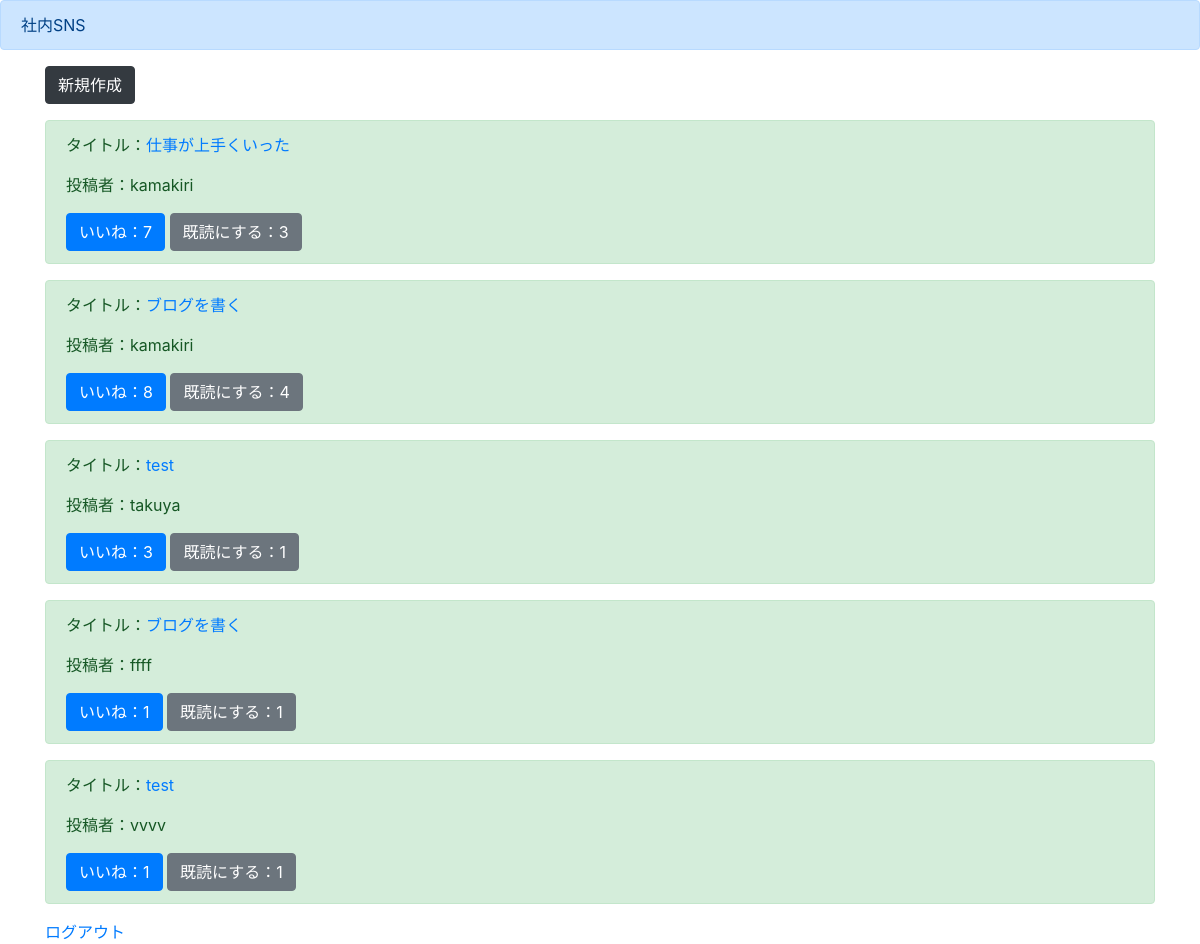
Screenshot of /list/ (signed in) with the database file from the repository.
### boardapp/models.py (models this page shows)
class BoardModel(models.Model):
    title = models.CharField(max_length=100)
    content = models.TextField()
    author = models.CharField(max_length=100)
    images = models.ImageField(upload_to='')
    good = models.IntegerField(null=True,blank=True,default=0)
    read = models.IntegerField(null=True,blank=True,default=0)
    readtext = models.CharField(max_length=100,null=True,blank=True,default='a')

### boardapp/views.py (the view)
# urls.py: path('list/', listfunc, name='list'),
@login_required
def listfunc(request):
    object_list = BoardModel.objects.all()
    return render(request, 'list.html', {'object_list':object_list})

### templates/list.html (shortened to what this page needs)
{% extends 'base.html'%}
{% block header%}
<div class="alert alert-primary" role="alert">
    社内SNS
</div>
{% endblock header%}
{% block content%}
<div class="container">
    <a href="{% url 'create' %}" class="btn btn-dark light mb-3" tabindex="-1" role="button" aria-disabled="true">新規作成</a>
    {% for item in object_list %}
    <div class="alert alert-success" role="alert">
        <p>タイトル：<a href="{% url 'detail' item.pk %}">{{item.title}}</a> </p>
        <p>投稿者：{{item.author}}</p>
        <a href="{% url 'good' item.pk %}" class="btn btn-primary btn" role="button" aria-pressed="true">いいね：{{item.good}}</a>
        <a href="#" class="btn btn-secondary btn" role="button" aria-pressed="true">既読にする：{{item.read}}</a>
    </div>
    {% endfor %}
    <a href="{% url 'logout' %}">ログアウト</a>
</div>
{% endblock content%}

### rows the page displays
BoardModel: title "仕事が上手くいった", author "kamakiri", good "7", read "3"
BoardModel: title "ブログを書く", author "kamakiri", good "8", read "4"
BoardModel: title "test", author "takuya", good "3", read "1"
BoardModel: title "ブログを書く", author "ffff", good "1", read "1"
BoardModel: title "test", author "vvvv", good "1", read "1"
